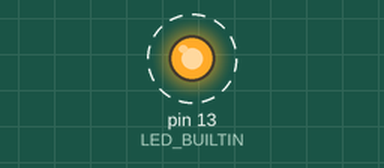
A sketch run on a simulated Arduino Uno, built with avr-gcc and run on an emulated ATmega328P. Shown: output pins drawn as LEDs (lit = HIGH). Dashed ring = blinking. What the sketch prints to the serial monitor is not drawn.

Above: at 0.2 s.
Timing chart, 0 to 3.0 s (numbered marks = the images above):
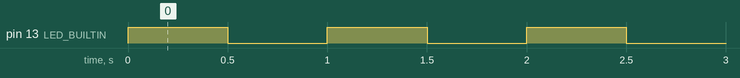

Measured:
- by itself, pin 13 (LED_BUILTIN): alternates HIGH for 0.50 s and LOW for 0.50 s

The sketch:

01_serial_hello.ino
```cpp
// Test 1: Serial Hello
// Purpose: Verify Teensy is alive, USB works, serial monitor connected.
// Upload this FIRST after soldering. If you see "Dronemaker alive!" in
// serial monitor, the Teensy and USB connection are working.
//
// Arduino IDE settings:
//   Board: Teensy 4.1
//   USB Type: Serial (for tests 1-5) or Serial + MIDI (for test 6)

void setup() {
  Serial.begin(115200);
  pinMode(LED_BUILTIN, OUTPUT);
}

void loop() {
  Serial.println("Dronemaker alive!");
  digitalWrite(LED_BUILTIN, HIGH);
  delay(500);
  digitalWrite(LED_BUILTIN, LOW);
  delay(500);
}
```
